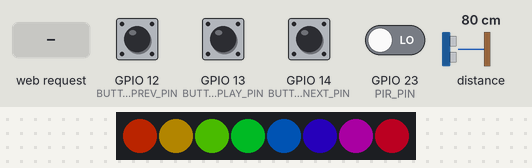
A sketch run on a simulated ESP32. On the bench: 8 RGB LEDs in strip order, left to right. The test bench sets the inputs (shaded band); at power-on: GPIO 12 (BUTTON_PREV_PIN), GPIO 13 (BUTTON_PLAY_PIN), GPIO 14 (BUTTON_NEXT_PIN) HIGH, GPIO 23 (PIR_PIN) LOW, distance to the obstacle 80 cm. Dim RGB values are drawn brighter than linear; WiFi joins after 1.5 s; servers stay silent unless stated; the audio player accepts every command and is not drawn; what the sketch prints to the serial monitor is not drawn.

Above: at 18.4 s.
18.5 s: GPIO 13 (BUTTON_PLAY_PIN) pulled LOW for 0.15 s
At 19.5 s:
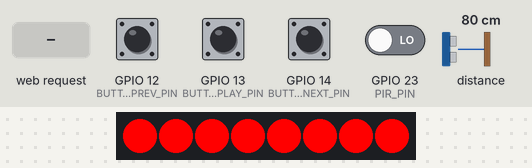
20.6 s: HTTP request GET /api/play received
At 21.05 s:
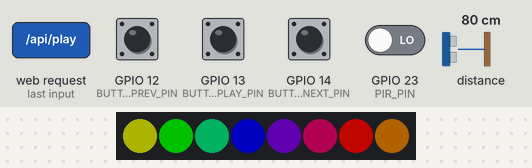
22.7 s: distance to the obstacle set to 2 cm
At 22.84 s:
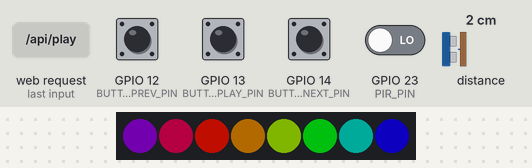
25.7 s: GPIO 12 (BUTTON_PREV_PIN) pulled LOW for 1 s
At 26.3 s:
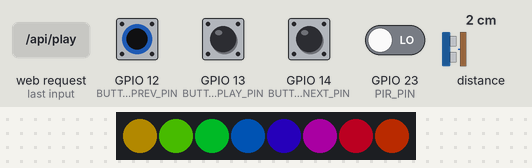
29.7 s: GPIO 14 (BUTTON_NEXT_PIN) pulled LOW for 0.15 s
At 32.42 s:
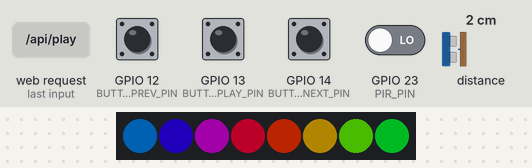
32.8 s: GPIO 13 (BUTTON_PLAY_PIN) pulled LOW for 1 s
At 34.55 s:
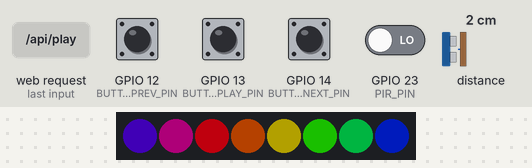
Timing chart, 0 to 51.4 s (numbered marks = the images above; inputs shaded):
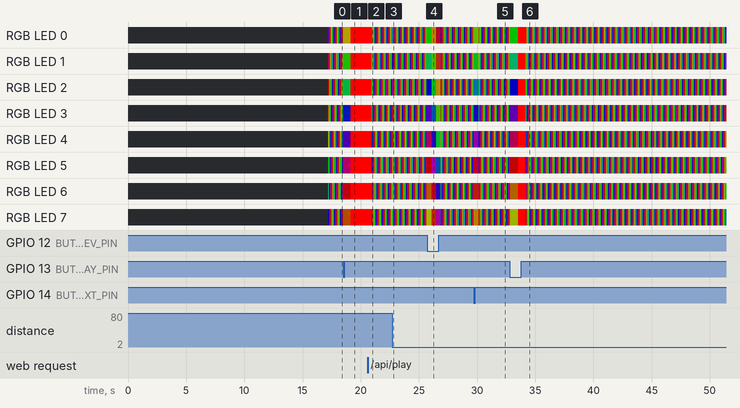

Measured:
- after the input at 20.6 s, the LEDs: first change after 0.36 s (image 2 shows a later state)

The sketch:

project.ino
```cpp
#include <Wire.h>
#include <Adafruit_VL53L0X.h>
#include <DFRobotDFPlayerMini.h>
#include <FastLED.h>
#include <HardwareSerial.h>
#include <WiFi.h>
#include <WebServer.h>


const char* ssid = "iPhone";
const char* password = "divin357";


WebServer server(80);


#define LED_PIN              26
#define NUM_LEDS             8

// Buttons for manual control.
#define BUTTON_NEXT_PIN      14
#define BUTTON_PREV_PIN      12
#define BUTTON_PLAY_PIN      13

// PIR Sensor
#define PIR_PIN              23

// DFPlayer Mini
#define DFPLAYER_RX_PIN      4
#define DFPLAYER_TX_PIN      5

// FILE on Our SD Card
#define FILE_WELCOME   1      // 1.mp3: Welcome message
#define FILE_FIRST     4      // 2.mp3: First song of the playlist
#define FILE_PERIODIC  2      // 3.mp3: Periodic voice message (after every 2 songs)
#define FILE_SHUTDOWN  3      // 4.mp3: Shutdown message


// Playlist
unsigned int currentSong = FILE_FIRST;
unsigned int songsSincePeriodic = 0;

// when true, the system is paused (all motion, gestures, and LED animations are stopped).
bool systemPaused = false;

// Shutdown conditions.
unsigned long lastMotionTime;
unsigned long lastCommandTime;
uint8_t currentVolume = 15;

// DFPlayer and sensor objects.
HardwareSerial DFPlayerSerial(1);
DFRobotDFPlayerMini dfPlayer;
Adafruit_VL53L0X lox = Adafruit_VL53L0X();

// LED array.
CRGB leds[NUM_LEDS];

// For gesture detection.
uint16_t previousDistance = 0;


const char webpage[] PROGMEM = R"rawliteral(
<!DOCTYPE html>
<html lang="en">
<head>
  <meta charset="UTF-8" />
  <meta name="viewport" content="width=device-width, initial-scale=1.0" />
  <title>Smart Speaker Control</title>
  <style>
    body {
      background: #1a202c;
      color: #fff;
      font-family: Arial, sans-serif;
      padding: 24px;
    }
    .container {
      max-width: 480px;
      margin: 0 auto;
      text-align: center;
    }
    .title {
      font-size: 2.5rem;
      font-weight: bold;
      margin-bottom: 16px;
    }
    .subtitle {
      color: #a0aec0;
      margin-bottom: 32px;
    }
    .grid {
      display: grid;
      grid-template-columns: repeat(3, 1fr);
      gap: 16px;
      margin-bottom: 24px;
      justify-items: center;
    }
    .btn {
      padding: 16px;
      border-radius: 16px;
      box-shadow: 0 2px 8px rgba(0,0,0,0.15);
      font-size: 1.1rem;
      font-weight: 500;
      border: none;
      cursor: pointer;
      transition: background 0.2s, transform 0.2s;
    }
    .btn:active {
      transform: scale(0.96);
      filter: brightness(0.9);
    }
    .btn-prev, .btn-next {
      background: #2563eb;
      color: #fff;
    }
    .btn-play {
      background: #16a34a;
      color: #fff;
    }
    .btn-pause {
      background: #eab308;
      color: #fff;
    }
    .btn-volup, .btn-voldown {
      background: #7c3aed;
      color: #fff;
    }
    .status {
      font-size: 1rem;
      color: #4ade80;
      margin-bottom: 24px;
    }
  </style>
</head>
<body>
  <div class="container">
    <h1 class="title">🎵 Smart Speaker Control</h1>
    <p class="subtitle">Gesture & Voice Controlled Bluetooth Speaker</p>

    <div class="grid">
      <button class="btn btn-prev">⏮ Prev</button>
      <button class="btn btn-play">▶️ Play</button>
      <button class="btn btn-pause">⏸ Pause</button>
      <button class="btn btn-next">⏭ Next</button>
      <button class="btn btn-volup">🔊 Vol +</button>
      <button class="btn btn-voldown">🔉 Vol -</button>
    </div>

    <div class="status">Status: Waiting for command...</div>
  </div>
  <script>
    // Bind button clicks to their corresponding API commands.
    document.querySelector(".btn-prev").addEventListener("click", () => sendCommand("prev"));
    document.querySelector(".btn-play").addEventListener("click", () => sendCommand("play"));
    document.querySelector(".btn-pause").addEventListener("click", () => sendCommand("pause"));
    document.querySelector(".btn-next").addEventListener("click", () => sendCommand("next"));
    document.querySelector(".btn-volup").addEventListener("click", () => sendCommand("volup"));
    document.querySelector(".btn-voldown").addEventListener("click", () => sendCommand("voldown"));

    function sendCommand(cmd) {
      fetch("/api/" + cmd)
        .then(response => {
          if (!response.ok) throw new Error("Network error");
          return response.text();
        })
        .then(text => {
          document.querySelector(".status").textContent = "Status: " + text;
        })
        .catch(error => {
          document.querySelector(".status").textContent = "Status: Failed to send " + cmd;
        });
    }
  </script>
</body>
</html>
)rawliteral";


// FUNCTIONS
void playWelcomeMessage();
void playShutdownMessage();
void playNextTrack();
void playPreviousTrack();
void togglePlayPause();
void danceModeLEDs();
void detectGesture();


void playWelcomeMessage() {
  Serial.println("Playing welcome message...");
  dfPlayer.play(FILE_WELCOME);
  delay(15000);
}


void playShutdownMessage() {
  Serial.println("Playing shutdown message...");
  dfPlayer.play(FILE_SHUTDOWN);
  delay(5000);
}


//  After every two songs, play the periodic message for 15 sec before continuing.
void playNextTrack() {
  songsSincePeriodic++;
  if (songsSincePeriodic >= 2) {
    Serial.println("Playing periodic voice message...");
    dfPlayer.play(FILE_PERIODIC);
    delay(5000);
    songsSincePeriodic = 0;
    currentSong++;
    Serial.print("Resuming playlist with song ");
    Serial.println(currentSong);
    dfPlayer.play(currentSong);
  } else {
    currentSong++;
    Serial.print("Playing next song: ");
    Serial.println(currentSong);
    dfPlayer.play(currentSong);

   }
   lastCommandTime = millis();  // Update command
}

void playPreviousTrack() {
  if (currentSong > FILE_FIRST) {
  currentSong--;
  songsSincePeriodic = 0;  // Reset the counter if going back.
    Serial.print("Playing previous song: ");
    Serial.println(currentSong);
    dfPlayer.play(currentSong);
  } else {
    Serial.println("Already at the first song in the playlist.");
   }
  lastCommandTime = millis();
}


// Paused Everything
void togglePlayPause() {
  if (!systemPaused) {
    Serial.println("Pausing system completely.");
    dfPlayer.pause();
    systemPaused = true;
  } else {
    Serial.println("Resuming system.");
    dfPlayer.start();
    systemPaused = false;
    lastCommandTime = millis();
    lastMotionTime = millis();
    // Refresh the gesture baseline.
    previousDistance = lox.readRange();
  }
  delay(300);
}

// LED animation for "dance mode".
void danceModeLEDs() {
  for (int i = 0; i < NUM_LEDS; i++) {
    uint8_t hue = (i * 32 + millis() / 2) % 255;
    leds[i] = CHSV(hue, 255, 150);
  }
  FastLED.show();
}

// LIDAR sensor to detect swipe gestures (next/previous track).
void detectGesture() {
  uint16_t currentDistance = lox.readRange();
  if (lox.timeoutOccurred()) {
    Serial.println("Warning: VL53L0X timeout");
    return;
  }

  static unsigned long lastGestureTime = 0;
  const unsigned long gestureInterval = 3000;  // Interval between gesture

  if (millis() - lastGestureTime > gestureInterval) {
    int diff = (int)previousDistance - (int)currentDistance;

    const int threshold = 100;
    if (diff > threshold) {
      Serial.println("Gesture detected: swipe IN (next track)");
      playNextTrack();
      lastGestureTime = millis();
    } else if (diff < -threshold) {
      Serial.println("Gesture detected: swipe OUT (previous track)");
      playPreviousTrack();
      lastGestureTime = millis();
    }
    previousDistance = currentDistance;
  }
}

//SETUP FUNCTION
void setup() {
  Serial.begin(115200);
  while (!Serial) delay(10);
  delay(100);

  Serial.println("Starting ESP32 Speaker System Project");

  // Starting DFPlayer Mini.
  DFPlayerSerial.begin(9600, SERIAL_8N1, DFPLAYER_RX_PIN, DFPLAYER_TX_PIN);
  if (!dfPlayer.begin(DFPlayerSerial)) {
    Serial.println("Error: DFPlayer Mini failed to Start!");
    while(true) { delay(1000); }
  }
  Serial.println("DFPlayer Mini initialized.");
  dfPlayer.volume(15);

  // LEDs.
  FastLED.addLeds<WS2812, LED_PIN, GRB>(leds, NUM_LEDS);
  FastLED.clear();
  FastLED.show();

  // physical buttons.
  pinMode(BUTTON_NEXT_PIN, INPUT_PULLUP);
  pinMode(BUTTON_PREV_PIN, INPUT_PULLUP);
  pinMode(BUTTON_PLAY_PIN, INPUT_PULLUP);

  // PIR sensor.
  pinMode(PIR_PIN, INPUT);


  delay(10);
  if (!lox.begin()) {
    Serial.println("Error: VL53L0X failed to Start!");
    while (true) { delay(1000); }
  }
  previousDistance = lox.readRange();


  // timers.
  lastMotionTime = millis();
  lastCommandTime = millis();

  // Play the welcome message.
  playWelcomeMessage();

  // Start the playlist.
  Serial.println("Playing first song from playlist...");


  dfPlayer.play(currentSong);


// Connect to WiFi
  Serial.print("Connecting to WiFi ");
  Serial.println(ssid);
  WiFi.begin(ssid, password);
  while(WiFi.status() != WL_CONNECTED) {
    delay(500);
    Serial.print(".");
  }
  Serial.println();
  Serial.print("WiFi connected. IP: ");
  Serial.println(WiFi.localIP());


  server.on("/", HTTP_GET, []() {
    server.send(200, "text/html", webpage);
  });

  // Previous track.
  server.on("/api/prev", HTTP_GET, []() {
    playPreviousTrack();
    server.send(200, "text/plain", "Playing previous track.");
  });

  // Play command.
  server.on("/api/play", HTTP_GET, []() {
    if (systemPaused) {
      togglePlayPause(); // Resume if paused.
      server.send(200, "text/plain", "Resumed playback.");
    }
    else {
      server.send(200, "text/plain", "Already playing.");
    }
  });

  // Pause command.
  server.on("/api/pause", HTTP_GET, []() {
    if (!systemPaused) {
      togglePlayPause(); // Pause if playing.
      server.send(200, "text/plain", "Paused playback.");
    }
    else {
      server.send(200, "text/plain", "Already paused.");
    }
  });

  // Next track.
  server.on("/api/next", HTTP_GET, []() {
    playNextTrack();
    server.send(200, "text/plain", "Playing next track.");
  });

  // Increase volume.
  server.on("/api/volup", HTTP_GET, []() {
    if (currentVolume < 30) {  // Maximum volume limit.
      currentVolume++;
      dfPlayer.volume(currentVolume);
      server.send(200, "text/plain", "Volume increased.");
    }
    else {
      server.send(200, "text/plain", "Max volume reached.");
    }
  });

  // Decrease volume.
  server.on("/api/voldown", HTTP_GET, []() {
    if (currentVolume > 0) {
      currentVolume--;
      dfPlayer.volume(currentVolume);
      server.send(200, "text/plain", "Volume decreased.");
    }
    else {
      server.send(200, "text/plain", "Min volume reached.");
    }
  });

  // Start the web server.
  server.begin();
  Serial.println("Web server started.");

}

// MAIN LOOP
void loop() {

    server.handleClient();

  // If the system is paused, only check for resume.
  if (systemPaused) {
    fill_solid(leds, NUM_LEDS, CRGB::Red);
    FastLED.show();
    // Checks if the play/pause button is pressed to resume.
    if (digitalRead(BUTTON_PLAY_PIN) == LOW) {
      Serial.println("Resume button pressed.");
      togglePlayPause();
      delay(300);
    }
    delay(50);
    return;  // Skip everything if paused
  }


  danceModeLEDs();

  if (digitalRead(PIR_PIN) == HIGH) {
    lastMotionTime = millis();
  }

  detectGesture();

  if (digitalRead(BUTTON_NEXT_PIN) == LOW) {
    Serial.println("Next button pressed.");
    playNextTrack();
    delay(300);
  }
  if (digitalRead(BUTTON_PREV_PIN) == LOW) {
    Serial.println("Previous button pressed.");
    playPreviousTrack();
    delay(300);
  }
  if (digitalRead(BUTTON_PLAY_PIN) == LOW) {
    Serial.println("Play/Pause button pressed.");
    togglePlayPause();
    delay(300);
  }


  // If no motion for 3 minutes, immediate shutdown.
  if (millis() - lastMotionTime > 3UL * 60 * 1000) {
    Serial.println("No motion detected for 3 minutes. Initiating shutdown.");
    playShutdownMessage();
    while(true) { delay(1000); }
  }

  // If no commands (buttons or gestures) for 10 minutes, shutdown.
  if (millis() - lastCommandTime > 10UL * 60 * 1000) {
    Serial.println("No commands issued for 10 minutes. Initiating shutdown.");
    playShutdownMessage();
    while(true) { delay(1000); }
  }

  delay(50);
}
```
